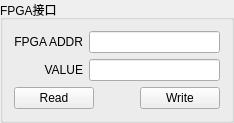
         <widget class="QGroupBox" name="groupBoxFpgaInterface">
          <property name="title">
           <string>FPGA接口</string>
          </property>
          <layout class="QGridLayout" name="gridLayout_5">
           <item row="0" column="0">
            <layout class="QVBoxLayout" name="verticalLayout_7" stretch="1,0">
             <item>
              <layout class="QGridLayout" name="gridLayout_3">
               <item row="0" column="1">
                <widget class="QLineEdit" name="lineEditFpgaAddr">
                 <property name="text">
                  <string/>
                 </property>
                </widget>
               </item>
               <item row="1" column="0">
                <widget class="QLabel" name="label_8">
                 <property name="text">
                  <string>VALUE</string>
                 </property>
                 <property name="alignment">
                  <set>Qt::AlignRight|Qt::AlignTrailing|Qt::AlignVCenter</set>
                 </property>
                </widget>
               </item>
               <item row="1" column="1">
                <widget class="QLineEdit" name="lineEditFpgaValue"/>
               </item>
               <item row="0" column="0">
                <widget class="QLabel" name="label_5">
                 <property name="text">
                  <string>FPGA ADDR</string>
                 </property>
                 <property name="alignment">
                  <set>Qt::AlignRight|Qt::AlignTrailing|Qt::AlignVCenter</set>
                 </property>
                </widget>
               </item>
              </layout>
             </item>
             <item>
              <layout class="QHBoxLayout" name="horizontalLayout_9">
               <item>
                <widget class="QPushButton" name="BtnFpgaRead">
                 <property name="text">
                  <string>Read</string>
                 </property>
                </widget>
               </item>
               <item>
                <spacer name="horizontalSpacer_4">
                 <property name="orientation">
                  <enum>Qt::Horizontal</enum>
                 </property>
                 <property name="sizeHint" stdset="0">
                  <size>
                   <width>40</width>
                   <height>20</height>
                  </size>
                 </property>
                </spacer>
               </item>
               <item>
                <widget class="QPushButton" name="BtnFpgaWrite">
                 <property name="text">
                  <string>Write</string>
                 </property>
                </widget>
               </item>
              </layout>
             </item>
            </layout>
           </item>
          </layout>
         </widget>
